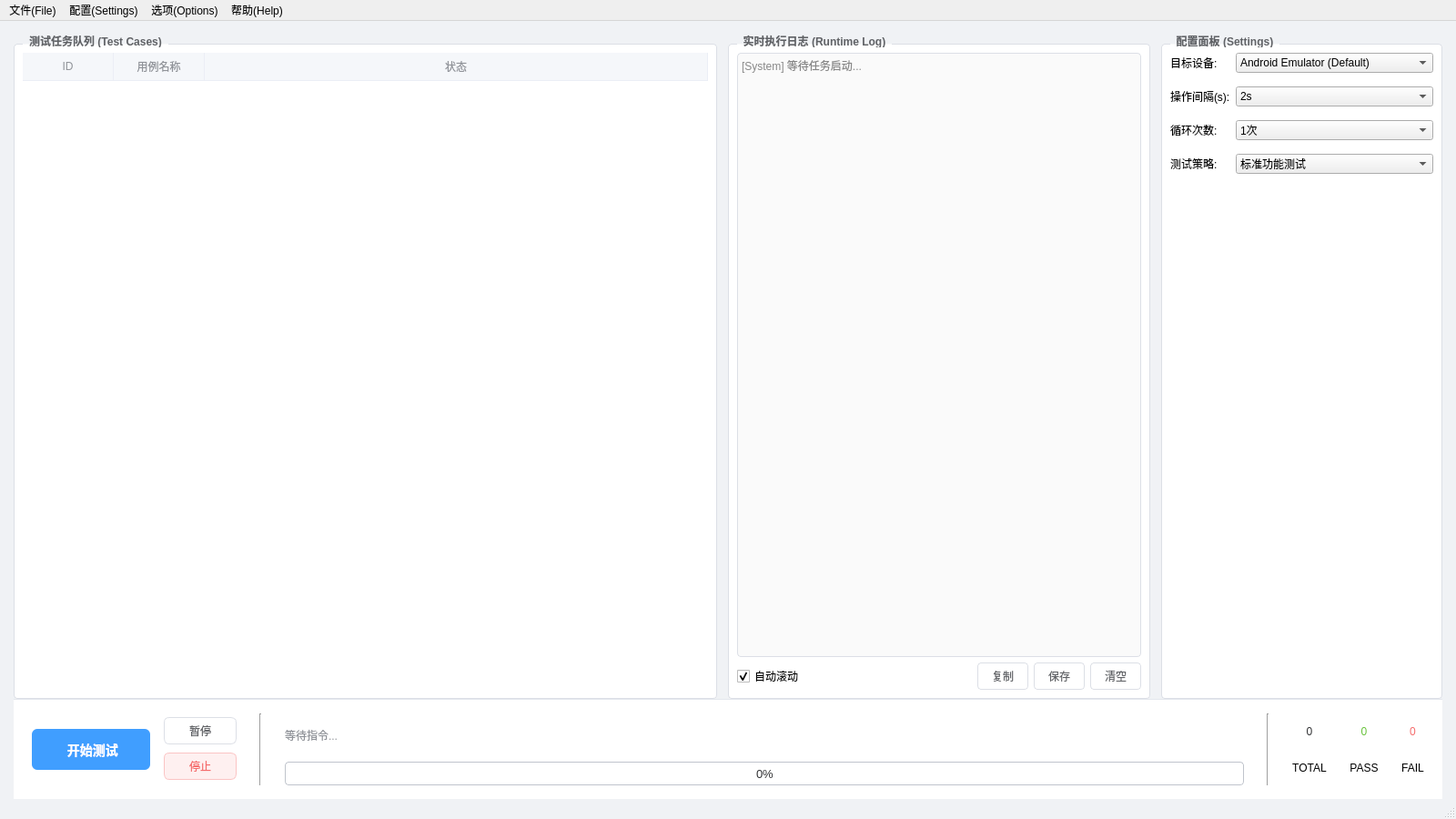
<?xml version="1.0" encoding="UTF-8"?>
<ui version="4.0">
 <class>AppTestWindow</class>
 <widget class="QMainWindow" name="AppTestWindow">
  <property name="geometry">
   <rect>
    <x>0</x>
    <y>0</y>
    <width>1600</width>
    <height>900</height>
   </rect>
  </property>
  <property name="windowTitle">
   <string>APP应用自动化测试</string>
  </property>
  <property name="styleSheet">
   <string notr="true">
QMainWindow {
	background-color: #f0f2f5;
}
QGroupBox {
	font-weight: bold;
	border: 1px solid #dcdfe6;
	border-radius: 4px;
	margin-top: 10px;
	background-color: #ffffff;
}
QGroupBox::title {
	subcontrol-origin: margin;
	subcontrol-position: top left;
	padding: 0 5px;
	left: 10px;
	color: #606266;
}
QTableWidget {
	border: none;
	gridline-color: #ebeef5;
	selection-background-color: #409eff;
}
QHeaderView::section {
	background-color: #f5f7fa;
	border: none;
	border-right: 1px solid #ebeef5;
	border-bottom: 1px solid #ebeef5;
	height: 30px;
	color: #909399;
}
/* 通用按钮样式 (会被下方特定ID覆盖) */
QPushButton {
	background-color: #ffffff;
	border: 1px solid #dcdfe6;
	border-radius: 4px;
	padding: 5px 15px;
	color: #606266;
}
QPushButton:hover {
	color: #409eff;
	border-color: #c6e2ff;
	background-color: #ecf5ff;
}
QTextEdit {
	border: 1px solid #dcdfe6;
	border-radius: 4px;
	background-color: #fafafa;
	font-family: &quot;Consolas&quot;, &quot;Courier New&quot;, monospace;
}

/* ================= 底部面板新样式 (New Pro Style) ================= */

/* 底部容器背景 */
#bottom_panel {
	background-color: #ffffff;
	border-top: 1px solid #e4e7ed;
}

/* --- 控制按钮区域 --- */
/* 主开始按钮 - Hero Button */
#start_btn {
	background-color: #409eff;
	color: white;
	border: none;
	border-radius: 6px;
	font-size: 14px;
	font-weight: bold;
	padding: 8px 20px;
}
#start_btn:hover {
	background-color: #66b1ff;
}
#start_btn:pressed {
	background-color: #3a8ee6;
}

/* 停止按钮 - 危险色 */
#stop_btn {
	background-color: #fef0f0;
	color: #f56c6c;
	border: 1px solid #fbc4c4;
	border-radius: 6px;
}
#stop_btn:hover {
	background-color: #f56c6c;
	color: white;
}

/* 暂停按钮 */
#pause_btn {
	border-radius: 6px;
}

/* --- 进度条区域 --- */
QProgressBar {
	border: 1px solid #c0c4cc;
	background-color: #ffffff;
	border-radius: 4px;
	text-align: center;
	color: #303133;
	font-family: Arial;
	font-size: 13px;
}
QProgressBar::chunk {
	background-color: #9ec6fc;
	border-radius: 3px;
	margin: 1px;
}
/* 状态文字 */
#label_status {
	color: #909399;
	font-size: 12px;
}
#label_percent {
	color: #409eff;
	font-weight: bold;
	font-family: Arial;
}

/* --- 结果仪表盘区域 (KPI Cards) --- */
/* 数字大字体 */
.stat_number {
	font-family: &quot;Segoe UI&quot;, Arial, sans-serif;
	font-size: 26px;
	font-weight: bold;
	background: transparent;
}
/* 标签小字体 */
.stat_label {
	font-size: 12px;
	color: #909399;
	font-weight: bold;
}
/* 颜色定义 */
#stat_num_total { color: #303133; }
#stat_num_pass { color: #67c23a; }
#stat_num_fail { color: #f56c6c; }

</string>
  </property>
  <widget class="QWidget" name="centralwidget">
   <layout class="QVBoxLayout" name="main_layout">
    <property name="spacing">
     <number>0</number>
    </property>
    <property name="leftMargin">
     <number>15</number>
    </property>
    <property name="topMargin">
     <number>15</number>
    </property>
    <property name="rightMargin">
     <number>15</number>
    </property>
    <property name="bottomMargin">
     <number>0</number>
    </property>
    <item>
     <layout class="QHBoxLayout" name="top_horizontalLayout" stretch="5,3,2">
      <property name="spacing">
       <number>12</number>
      </property>
      <item>
       <widget class="QGroupBox" name="group_case">
        <property name="sizePolicy">
         <sizepolicy hsizetype="Expanding" vsizetype="Preferred">
          <horstretch>5</horstretch>
          <verstretch>0</verstretch>
         </sizepolicy>
        </property>
        <property name="title">
         <string>测试任务队列 (Test Cases)</string>
        </property>
        <layout class="QVBoxLayout" name="verticalLayout_2">
         <property name="contentsMargins" stdset="0">
          <rect>
           <x>10</x>
           <y>10</y>
           <width>0</width>
           <height>0</height>
          </rect>
         </property>
         <item>
          <widget class="QTableWidget" name="case_table">
           <property name="alternatingRowColors">
            <bool>true</bool>
           </property>
           <property name="selectionBehavior">
            <enum>QAbstractItemView::SelectRows</enum>
           </property>
           <attribute name="horizontalHeaderStretchLastSection">
            <bool>true</bool>
           </attribute>
           <column>
            <property name="text">
             <string>ID</string>
            </property>
           </column>
           <column>
            <property name="text">
             <string>用例名称</string>
            </property>
           </column>
           <column>
            <property name="text">
             <string>状态</string>
            </property>
           </column>
          </widget>
         </item>
        </layout>
       </widget>
      </item>
      <item>
       <widget class="QGroupBox" name="group_log">
        <property name="sizePolicy">
         <sizepolicy hsizetype="Expanding" vsizetype="Preferred">
          <horstretch>3</horstretch>
          <verstretch>0</verstretch>
         </sizepolicy>
        </property>
        <property name="title">
         <string>实时执行日志 (Runtime Log)</string>
        </property>
        <layout class="QVBoxLayout" name="verticalLayout_3">
         <property name="contentsMargins" stdset="0">
          <rect>
           <x>10</x>
           <y>10</y>
           <width>0</width>
           <height>0</height>
          </rect>
         </property>
         <item>
          <widget class="QTextEdit" name="log_text">
           <property name="readOnly">
            <bool>true</bool>
           </property>
           <property name="html">
            <string>&lt;!DOCTYPE HTML PUBLIC &quot;-//W3C//DTD HTML 4.0//EN&quot; &quot;http://www.w3.org/TR/REC-html40/strict.dtd&quot;&gt;
&lt;html&gt;&lt;head&gt;&lt;meta name=&quot;qrichtext&quot; content=&quot;1&quot; /&gt;&lt;style type=&quot;text/css&quot;&gt;
p, li { white-space: pre-wrap; }
&lt;/style&gt;&lt;/head&gt;&lt;body style=&quot; font-family:'Consolas','Courier New','monospace'; font-size:9pt; font-weight:400; font-style:normal;&quot;&gt;
&lt;p style=&quot; margin-top:0px; margin-bottom:0px; margin-left:0px; margin-right:0px; -qt-block-indent:0; text-indent:0px;&quot;&gt;&lt;span style=&quot; font-family:'Consolas'; color:#888888;&quot;&gt;[System] 等待任务启动...&lt;/span&gt;&lt;/p&gt;&lt;/body&gt;&lt;/html&gt;</string>
           </property>
          </widget>
         </item>
         <item>
          <layout class="QHBoxLayout" name="horizontalLayout_2">
           <item>
            <widget class="QCheckBox" name="chk_auto_scroll">
             <property name="text">
              <string>自动滚动</string>
             </property>
             <property name="checked">
              <bool>true</bool>
             </property>
            </widget>
           </item>
           <item>
            <spacer name="horizontalSpacer_3">
             <property name="orientation">
              <enum>Qt::Horizontal</enum>
             </property>
             <property name="sizeHint" stdset="0">
              <size>
               <width>20</width>
               <height>20</height>
              </size>
             </property>
            </spacer>
           </item>
           <item>
            <widget class="QPushButton" name="copy_btn">
             <property name="text">
              <string>复制</string>
             </property>
             <property name="icon">
              <iconset theme="edit-copy">
               <normaloff>.</normaloff>.</iconset>
             </property>
            </widget>
           </item>
           <item>
            <widget class="QPushButton" name="save_btn">
             <property name="text">
              <string>保存</string>
             </property>
             <property name="icon">
              <iconset theme="document-save">
               <normaloff>.</normaloff>.</iconset>
             </property>
            </widget>
           </item>
           <item>
            <widget class="QPushButton" name="clear_btn">
             <property name="text">
              <string>清空</string>
             </property>
             <property name="icon">
              <iconset theme="edit-clear">
               <normaloff>.</normaloff>.</iconset>
             </property>
            </widget>
           </item>
          </layout>
         </item>
        </layout>
       </widget>
      </item>
      <item>
       <widget class="QGroupBox" name="group_config">
        <property name="sizePolicy">
         <sizepolicy hsizetype="Expanding" vsizetype="Preferred">
          <horstretch>2</horstretch>
          <verstretch>0</verstretch>
         </sizepolicy>
        </property>
        <property name="title">
         <string>配置面板 (Settings)</string>
        </property>
        <layout class="QVBoxLayout" name="verticalLayout_4">
         <property name="contentsMargins" stdset="0">
          <rect>
           <x>10</x>
           <y>10</y>
           <width>0</width>
           <height>0</height>
          </rect>
         </property>
         <item>
          <layout class="QFormLayout" name="formLayout">
           <property name="verticalSpacing">
            <number>15</number>
           </property>
           <item row="0" column="0">
            <widget class="QLabel" name="label_device">
             <property name="text">
              <string>目标设备:</string>
             </property>
            </widget>
           </item>
           <item row="0" column="1">
            <widget class="QComboBox" name="device_combo">
             <item>
              <property name="text">
               <string>Android Emulator (Default)</string>
              </property>
             </item>
            </widget>
           </item>
           <item row="1" column="0">
            <widget class="QLabel" name="label_interval">
             <property name="text">
              <string>操作间隔(s):</string>
             </property>
            </widget>
           </item>
           <item row="1" column="1">
            <widget class="QComboBox" name="interval_combo">
             <item>
              <property name="text">
               <string>2s</string>
              </property>
             </item>
             <item>
              <property name="text">
               <string>5s</string>
              </property>
             </item>
             <item>
              <property name="text">
               <string>10s</string>
              </property>
             </item>
             <item>
              <property name="text">
               <string>15s</string>
              </property>
             </item>
            </widget>
           </item>
           <item row="2" column="0">
            <widget class="QLabel" name="label_count">
             <property name="text">
              <string>循环次数:</string>
             </property>
            </widget>
           </item>
           <item row="2" column="1">
            <widget class="QComboBox" name="count_combo">
             <item>
              <property name="text">
               <string>1次</string>
              </property>
             </item>
             <item>
              <property name="text">
               <string>10次</string>
              </property>
             </item>
             <item>
              <property name="text">
               <string>30次</string>
              </property>
             </item>
             <item>
              <property name="text">
               <string>50次</string>
              </property>
             </item>
            </widget>
           </item>
           <item row="3" column="0">
            <widget class="QLabel" name="label_type">
             <property name="text">
              <string>测试策略:</string>
             </property>
            </widget>
           </item>
           <item row="3" column="1">
            <widget class="QComboBox" name="test_type_combo">
             <item>
              <property name="text">
               <string>标准功能测试</string>
              </property>
             </item>
             <item>
              <property name="text">
               <string>Monkey 压力测试</string>
              </property>
             </item>
            </widget>
           </item>
          </layout>
         </item>
         <item>
          <spacer name="verticalSpacer">
           <property name="orientation">
            <enum>Qt::Vertical</enum>
           </property>
           <property name="sizeHint" stdset="0">
            <size>
             <width>20</width>
             <height>20</height>
            </size>
           </property>
          </spacer>
         </item>
        </layout>
       </widget>
      </item>
     </layout>
    </item>
    <item>
     <widget class="QFrame" name="bottom_panel">
      <property name="minimumSize">
       <size>
        <width>0</width>
        <height>110</height>
       </size>
      </property>
      <property name="maximumSize">
       <size>
        <width>16777215</width>
        <height>110</height>
       </size>
      </property>
      <property name="frameShape">
       <enum>QFrame::NoFrame</enum>
      </property>
      <property name="frameShadow">
       <enum>QFrame::Raised</enum>
      </property>
      <layout class="QHBoxLayout" name="horizontalLayout_3">
       <property name="spacing">
        <number>25</number>
       </property>
       <property name="leftMargin">
        <number>20</number>
       </property>
       <property name="topMargin">
        <number>15</number>
       </property>
       <property name="rightMargin">
        <number>20</number>
       </property>
       <property name="bottomMargin">
        <number>15</number>
       </property>
       <item>
        <layout class="QHBoxLayout" name="layout_controls">
         <property name="spacing">
          <number>15</number>
         </property>
         <item>
          <widget class="QPushButton" name="start_btn">
           <property name="minimumSize">
            <size>
             <width>130</width>
             <height>45</height>
            </size>
           </property>
           <property name="cursor">
            <cursorShape>PointingHandCursor</cursorShape>
           </property>
           <property name="text">
            <string> 开始测试</string>
           </property>
           <property name="icon">
            <iconset theme="media-playback-start">
             <normaloff>.</normaloff>.</iconset>
           </property>
           <property name="iconSize">
            <size>
             <width>20</width>
             <height>20</height>
            </size>
           </property>
          </widget>
         </item>
         <item>
          <layout class="QVBoxLayout" name="layout_mini_btns">
           <property name="spacing">
            <number>5</number>
           </property>
           <item>
            <widget class="QPushButton" name="pause_btn">
             <property name="minimumSize">
              <size>
               <width>80</width>
               <height>0</height>
              </size>
             </property>
             <property name="cursor">
              <cursorShape>PointingHandCursor</cursorShape>
             </property>
             <property name="text">
              <string>暂停</string>
             </property>
             <property name="icon">
              <iconset theme="media-playback-pause">
               <normaloff>.</normaloff>.</iconset>
             </property>
            </widget>
           </item>
           <item>
            <widget class="QPushButton" name="stop_btn">
             <property name="minimumSize">
              <size>
               <width>80</width>
               <height>0</height>
              </size>
             </property>
             <property name="cursor">
              <cursorShape>PointingHandCursor</cursorShape>
             </property>
             <property name="text">
              <string>停止</string>
             </property>
             <property name="icon">
              <iconset theme="media-playback-stop">
               <normaloff>.</normaloff>.</iconset>
             </property>
            </widget>
           </item>
          </layout>
         </item>
        </layout>
       </item>
       <item>
        <widget class="Line" name="line_sep_1">
         <property name="orientation">
          <enum>Qt::Vertical</enum>
         </property>
        </widget>
       </item>
       <item>
        <layout class="QVBoxLayout" name="layout_progress">
         <property name="spacing">
          <number>6</number>
         </property>
         <item>
          <layout class="QHBoxLayout" name="layout_prog_text">
           <item>
            <widget class="QLabel" name="label_status">
             <property name="text">
              <string>等待指令...</string>
             </property>
            </widget>
           </item>
           <item>
            <widget class="QLabel" name="label_percent">
             <property name="text">
              <string></string>
             </property>
             <property name="alignment">
              <set>Qt::AlignRight|Qt::AlignTrailing|Qt::AlignVCenter</set>
             </property>
            </widget>
           </item>
          </layout>
         </item>
         <item>
          <widget class="QProgressBar" name="progressBar">
           <property name="minimumSize">
            <size>
             <width>0</width>
             <height>26</height>
            </size>
           </property>
           <property name="maximumSize">
            <size>
             <width>16777215</width>
             <height>26</height>
            </size>
           </property>
           <property name="value">
            <number>0</number>
           </property>
           <property name="textVisible">
            <bool>true</bool>
           </property>
          </widget>
         </item>
        </layout>
       </item>
       <item>
        <widget class="Line" name="line_sep_2">
         <property name="orientation">
          <enum>Qt::Vertical</enum>
         </property>
        </widget>
       </item>
       <item>
        <layout class="QHBoxLayout" name="layout_dashboard">
         <property name="spacing">
          <number>25</number>
         </property>
         <item>
          <layout class="QVBoxLayout" name="box_total">
           <property name="spacing">
            <number>0</number>
           </property>
           <item>
            <widget class="QLabel" name="stat_num_total">
             <property name="class" stdset="0">
              <string>stat_number</string>
             </property>
             <property name="text">
              <string>0</string>
             </property>
             <property name="alignment">
              <set>Qt::AlignCenter</set>
             </property>
            </widget>
           </item>
           <item>
            <widget class="QLabel" name="stat_lbl_total">
             <property name="class" stdset="0">
              <string>stat_label</string>
             </property>
             <property name="text">
              <string>TOTAL</string>
             </property>
             <property name="alignment">
              <set>Qt::AlignCenter</set>
             </property>
            </widget>
           </item>
          </layout>
         </item>
         <item>
          <layout class="QVBoxLayout" name="box_pass">
           <property name="spacing">
            <number>0</number>
           </property>
           <item>
            <widget class="QLabel" name="stat_num_pass">
             <property name="class" stdset="0">
              <string>stat_number</string>
             </property>
             <property name="text">
              <string>0</string>
             </property>
             <property name="alignment">
              <set>Qt::AlignCenter</set>
             </property>
            </widget>
           </item>
           <item>
            <widget class="QLabel" name="stat_lbl_pass">
             <property name="class" stdset="0">
              <string>stat_label</string>
             </property>
             <property name="text">
              <string>PASS</string>
             </property>
             <property name="alignment">
              <set>Qt::AlignCenter</set>
             </property>
            </widget>
           </item>
          </layout>
         </item>
         <item>
          <layout class="QVBoxLayout" name="box_fail">
           <property name="spacing">
            <number>0</number>
           </property>
           <item>
            <widget class="QLabel" name="stat_num_fail">
             <property name="class" stdset="0">
              <string>stat_number</string>
             </property>
             <property name="text">
              <string>0</string>
             </property>
             <property name="alignment">
              <set>Qt::AlignCenter</set>
             </property>
            </widget>
           </item>
           <item>
            <widget class="QLabel" name="stat_lbl_fail">
             <property name="class" stdset="0">
              <string>stat_label</string>
             </property>
             <property name="text">
              <string>FAIL</string>
             </property>
             <property name="alignment">
              <set>Qt::AlignCenter</set>
             </property>
            </widget>
           </item>
          </layout>
         </item>
        </layout>
       </item>
      </layout>
     </widget>
    </item>
   </layout>
  </widget>
  <widget class="QStatusBar" name="statusbar"/>
  <widget class="QMenuBar" name="menubar">
   <property name="geometry">
    <rect>
     <x>0</x>
     <y>0</y>
     <width>1280</width>
     <height>26</height>
    </rect>
   </property>
   <widget class="QMenu" name="menuFile">
    <property name="title">
     <string>文件(File)</string>
    </property>
    <addaction name="actionLoadScript"/>
    <addaction name="actionExportReport"/>
    <addaction name="separator"/>
    <addaction name="actionExit"/>
   </widget>
   <widget class="QMenu" name="menuConfig">
    <property name="title">
     <string>配置(Settings)</string>
    </property>
    <addaction name="open_config"/>
   </widget>
   <widget class="QMenu" name="menuOptions">
    <property name="title">
     <string>选项(Options)</string>
    </property>
    <addaction name="actionTheme"/>
   </widget>
   <widget class="QMenu" name="menuHelp">
    <property name="title">
     <string>帮助(Help)</string>
    </property>
    <addaction name="actionAbout"/>
   </widget>
   <addaction name="menuFile"/>
   <addaction name="menuConfig"/>
   <addaction name="menuOptions"/>
   <addaction name="menuHelp"/>
  </widget>
  <action name="actionLoadScript">
   <property name="icon">
    <iconset theme="document-open">
     <normaloff>.</normaloff>.</iconset>
   </property>
   <property name="text">
    <string>加载脚本</string>
   </property>
  </action>
  <action name="actionExportReport">
   <property name="icon">
    <iconset theme="document-save">
     <normaloff>.</normaloff>.</iconset>
   </property>
   <property name="text">
    <string>导出报告</string>
   </property>
  </action>
  <action name="actionExit">
   <property name="icon">
    <iconset theme="application-exit">
     <normaloff>.</normaloff>.</iconset>
   </property>
   <property name="text">
    <string>退出</string>
   </property>
  </action>
  <action name="open_config">
   <property name="text">
    <string>配置文件</string>
   </property>
  </action>
  <action name="actionTheme">
   <property name="icon">
    <iconset theme="preferences-desktop-theme">
     <normaloff>.</normaloff>.</iconset>
   </property>
   <property name="text">
    <string>切换主题</string>
   </property>
  </action>
  <action name="actionAbout">
   <property name="icon">
    <iconset theme="help-about">
     <normaloff>.</normaloff>.</iconset>
   </property>
   <property name="text">
    <string>关于</string>
   </property>
  </action>
 </widget>
 <resources/>
 <connections/>
</ui>
